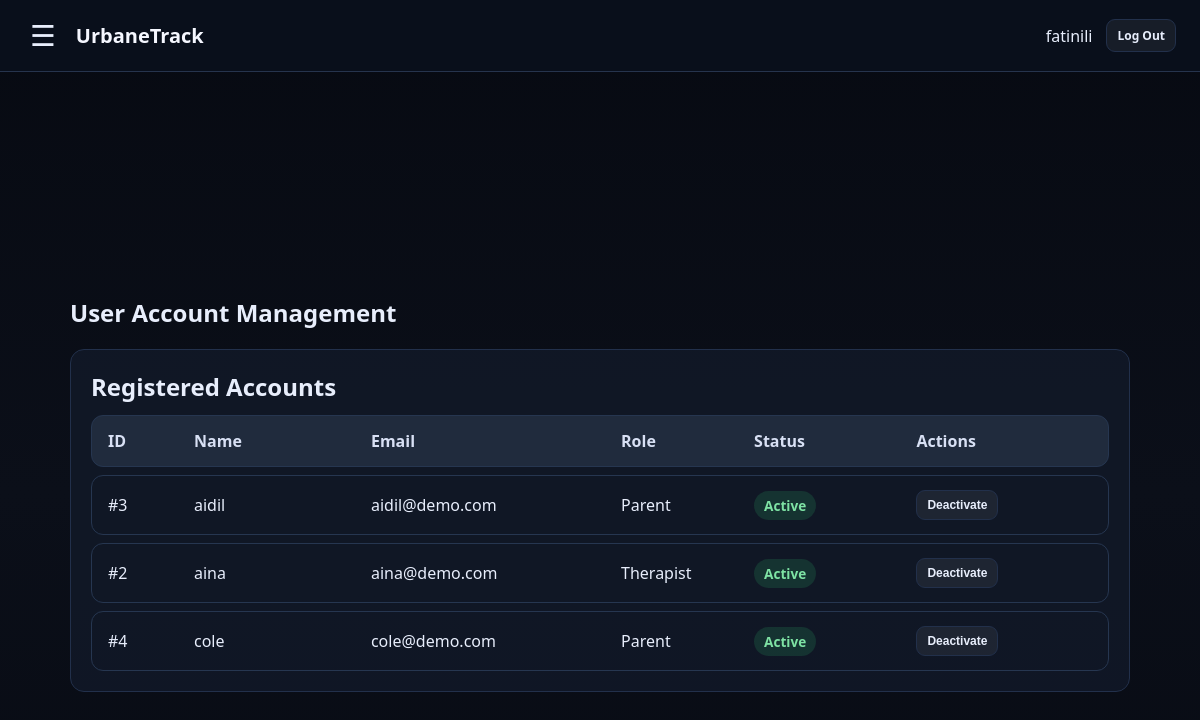
/admin/users (signed in), run on an earlier commit of the app's database.
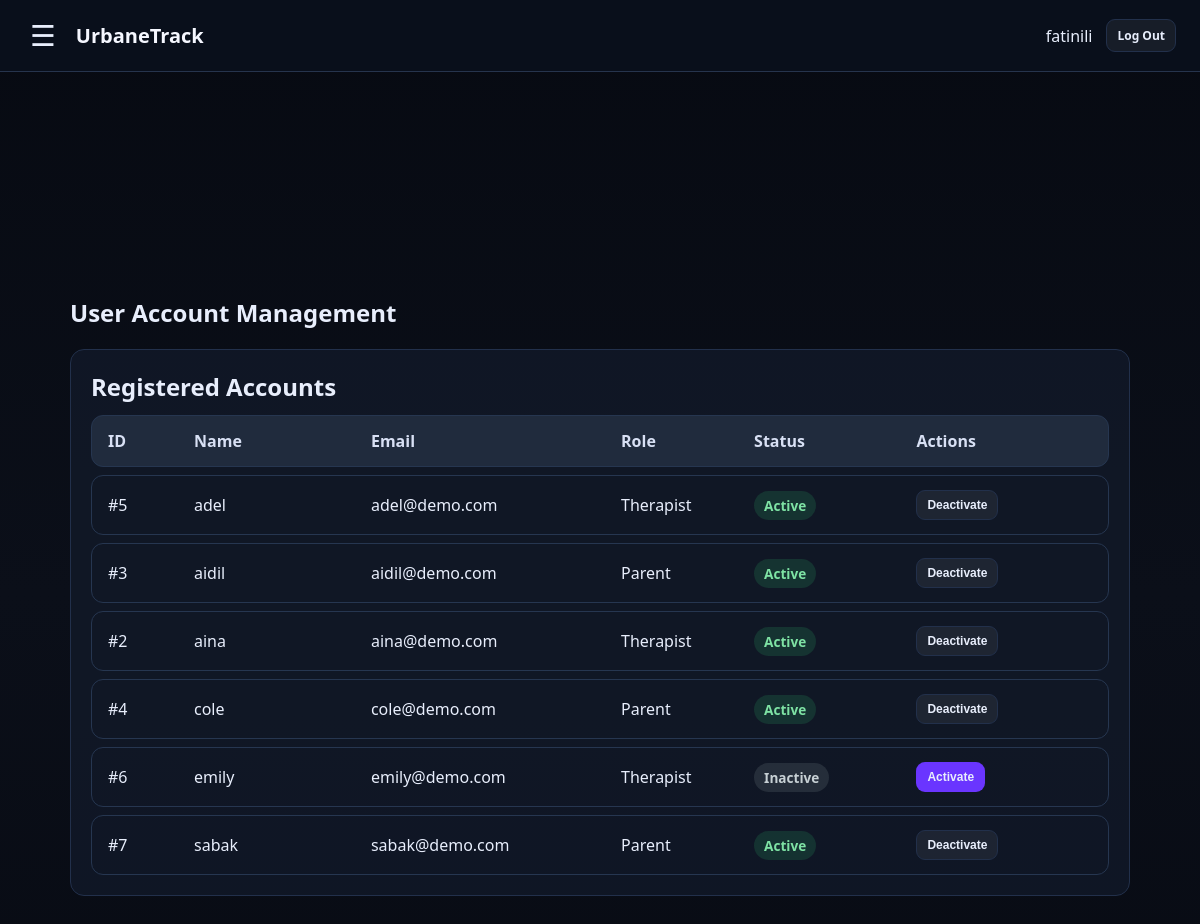
And on a later commit of the database.
### tables this page shows
CREATE TABLE users (
        user_id INTEGER PRIMARY KEY AUTOINCREMENT,
        full_name TEXT NOT NULL,
        email TEXT NOT NULL UNIQUE,
        password_hash TEXT NOT NULL,

        role TEXT NOT NULL
            CHECK(role IN ('ADMIN', 'THERAPIST', 'PARENT')),

        must_change_password INTEGER NOT NULL DEFAULT 0,
        is_active INTEGER NOT NULL DEFAULT 1,

        approval_status TEXT NOT NULL
            CHECK(
                approval_status IN (
                    'APPROVED',
                    'PENDING',
                    'REJECTED'
                )
            )
            DEFAULT 'APPROVED'
    );

### app.py (the view, shortened to what this page needs)
@app.route("/admin/users", methods=["GET", "POST"])
@login_required(roles=["ADMIN"])
def admin_users():
    db = get_db()
    users = db.execute("""
        SELECT
            user_id,
            full_name,
            email,
            role,
            is_active,
            approval_status
        FROM users
        WHERE role IN ('THERAPIST', 'PARENT')
        ORDER BY full_name
    """).fetchall()
    return render_template(
        "admin_users.html",
        users=users
    )

### app.py (called while the page is built)
def get_db():
    if "db" not in g:
        g.db = sqlite3.connect(DB_PATH)
        g.db.row_factory = sqlite3.Row
    return g.db

def login_required(roles=None):
    def decorator(fn):
        @wraps(fn)
        def wrapper(*args, **kwargs):
            user = session.get("user")
            if not user:
                flash("Please log in first.", "error")
                return redirect(url_for("home"))
            if roles and user.get("role") not in roles:
                abort(403)
            return fn(*args, **kwargs)
        return wrapper
    return decorator

### templates/admin_users.html (shortened to what this page needs)
{% extends "base.html" %}
{% block content %}
<section class="page-container">
  <div class="page-header">
    <div>
      <h1>User Account Management</h1>
    </div>
  </div>
  <section class="card accounts-card">
    <h2>Registered Accounts</h2>
    {% if users %}
      <div class="account-table">
        <div class="account-row account-head">
          <div>ID</div>
          <div>Name</div>
          <div>Email</div>
          <div>Role</div>
          <div>Status</div>
          <div>Actions</div>
        </div>
        {% for user in users %}
          <div class="account-row">
            <div>#{{ user.user_id }}</div>
            <div>{{ user.full_name }}</div>
            <div>{{ user.email }}</div>
            <div>{{ user.role|title }}</div>
            <div>
              {% if user.role == "THERAPIST"
                    and user.approval_status == "PENDING" %}
                <span class="status-badge status-pending">
                  Pending
                </span>
              {% elif user.role == "THERAPIST"
                      and user.approval_status == "REJECTED" %}
                <span class="status-badge status-rejected">
                  Rejected
                </span>
              {% elif user.is_active == 1 %}
                <span class="status-badge status-active">
                  Active
                </span>
              {% else %}
                <span class="status-badge status-inactive">
                  Inactive
                </span>
              {% endif %}
            </div>
            <div class="account-actions">
              {% if user.role == "THERAPIST"
                    and user.approval_status == "PENDING" %}
                <form
                  method="POST"
                  action="{{ url_for(
                    'admin_user_action',
                    user_id=user.user_id,
                    action='approve'
                  ) }}"
                >
                  <button type="submit" class="btn small primary">
                    Approve
                  </button>
                </form>
                <form
                  method="POST"
                  action="{{ url_for(
                    'admin_user_action',
                    user_id=user.user_id,
                    action='reject'
                  ) }}"
                   onsubmit="return confirm(
                      'Are you sure you want to reject {{ user.full_name }} registration? This therapist will not be able to access the system.'
                  );"
                >
                  <button type="submit" class="btn small danger">
                    Reject
                  </button>
                </form>
              {% elif user.is_active == 1 %}
                <form
                  method="POST"
                  action="{{ url_for(
                    'admin_user_action',
                    user_id=user.user_id,
                    action='deactivate'
                  ) }}"
                  onsubmit="return confirm(
                    'Are you sure you want to deactivate {{user.full_name}}? This user will no longer be able to log in.'
                  );"
                >
                  <button type="submit" class="btn small secondary">
                    Deactivate
                  </button>
                </form>
              {% else %}
                <form
                  method="POST"
                  action="{{ url_for(
                    'admin_user_action',
                    user_id=user.user_id,
                    action='activate'
                  ) }}"
                >
                  <button type="submit" class="btn small primary">
                    Activate
                  </button>
                </form>
              {% endif %}
            </div>
          </div>
        {% endfor %}
      </div>
    {% else %}
      <p class="muted">No registered accounts found.</p>
    {% endif %}
  </section>
</section>
{% endblock %}

### templates/base.html (shortened to what this page needs)
<!DOCTYPE html>
<html lang="en">
<head>
  <link
    rel="stylesheet"
    href="{{ url_for('static', filename='style.css') }}"
  >
</head>
<body>
  {% if session.get("user") %}
    <header class="topbar">
      <div class="topbar-left">
        <button
          type="button"
          id="menuButton"
          class="menu-button"
          aria-label="Open menu"
        >
          ☰
        </button>
        <a href="{{ url_for('dashboard') }}" class="brand">
          UrbaneTrack
        </a>
      </div>
      <div class="topbar-right">
        <span>
          {{ session["user"]["full_name"] }}
        </span>
        <a href="{{ url_for('logout') }}" class="btn small">
          Log Out
        </a>
      </div>
    </header>
  {% endif %}
  <main class="page-content">
    <div class="page-container">
      {% block content %}{% endblock %}
    </div>
  </main>
</body>
</html>

### static/style.css (style rules this page uses)
:root { --bg:#0b0f19; --card:#121a2a; --border:#22304b; --text:#e8eefc; --muted:#aab7d6; --primary:#6a35ff; --danger:#ff3b6e; }
* { box-sizing:border-box }
body { margin:0; font-family: system-ui, -apple-system, Segoe UI, Roboto, Arial, sans-serif; background:linear-gradient(180deg,#070a12,#0b0f19 50%, #070a12); color:var(--text); }
.topbar { display:flex; align-items:center; justify-content:space-between; padding:14px 18px; border-bottom:1px solid var(--border); background:rgba(10,14,24,0.8); backdrop-filter: blur(8px); position:sticky; top:0; }
.brand { display:flex;gap:12px;align-items:center }
.card { background:rgba(18,26,42,0.75); border:1px solid var(--border); border-radius:14px; padding:16px; }
h1 { margin:0 0 8px }
h2 { margin:0 0 12px }
.btn { display:inline-flex;align-items:center;justify-content:center; padding:10px 12px; border-radius:10px; border:1px solid var(--border); background:rgba(255,255,255,0.06); color:var(--text); text-decoration:none; cursor:pointer; font-weight:800; }
.btn.primary { background:var(--primary);border-color:transparent }
.btn.small { padding:7px 10px;border-radius:9px;font-size:12px }
.topbar { min-height: 68px; padding: 0 24px; display: flex; align-items: center; justify-content: space-between; border-bottom: 1px solid #26344d; }
.topbar-left, .topbar-right { display: flex; align-items: center; gap: 14px; }
.brand { color: inherit; font-size: 1.2rem; font-weight: bold; text-decoration: none; }
.menu-button, .close-menu { border: none; background: transparent; color: inherit; font-size: 1.8rem; cursor: pointer; }
.topbar { width: 100%; min-height: 72px; border-bottom: 1px solid #26344d; background: #090f1b; }
.brand { display: inline-block; color: #f5f7ff; font-size: 1.25rem; font-weight: 700; text-decoration: none; }
.page-content { padding: 48px 0 70px; }
.page-container { width: min(1180px, calc(100% - 48px)); margin: 0 auto; }
.page-container { width: min(1180px, calc(100% - 48px)); margin: 0 auto; padding: 48px 0 72px; }
.page-container { width: min(1100px, calc(100% - 40px)); margin: 40px auto; }
.accounts-card { margin-top: 20px; padding: 20px; overflow-x: auto; }
.account-table { min-width: 850px; }
.account-row { display: grid; grid-template-columns: 70px 1.1fr 1.6fr 0.8fr 1fr 1.2fr; gap: 16px; align-items: center; padding: 14px 16px; margin-top: 8px; border: 1px solid #263650; border-radius: 12px; }
.account-head { background: #202b3d; font-weight: 700; color: #d8e0f4; }
.account-actions { display: flex; flex-wrap: wrap; gap: 8px; }
.account-actions form { margin: 0; }
.status-badge { display: inline-block; padding: 5px 10px; border-radius: 999px; font-size: 0.85rem; font-weight: 700; }
.status-active { background: rgba(46, 204, 113, 0.15); color: #7ee2a4; }
.status-inactive { background: rgba(149, 165, 166, 0.16); color: #c7d0d4; }

What changed in the data, as far as the page shows it:
added users: user_id "5", full_name "adel", email "adel@demo.com", role "Therapist", approval_status "Active"
added users: user_id "6", full_name "emily", email "emily@demo.com", role "Therapist", approval_status "Inactive"
added users: user_id "7", full_name "sabak", email "sabak@demo.com", role "Parent", is_active "Active"
